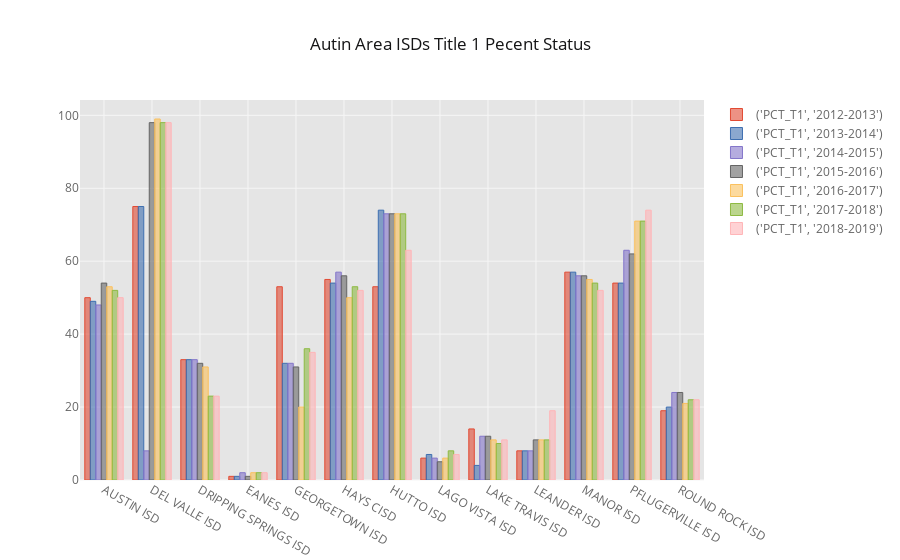

The cell this chart's notebook holds for it:
### Code cell
t1_pct_pivot = t1_pct_plot.pivot(index='DISTRICT NAME', columns='YEAR')
cf.set_config_file(offline=True, world_readable=False, theme='ggplot')
t1_pct_pivot.iplot(kind='bar',title='Autin Area ISDs Title 1 Pecent Status')

### Figure 1 — Plotly figure (JSON) as saved in the notebook; plotly's stock layout.template omitted (floating-point values rounded to 4 significant figures)
{"data": [{"marker": {"color": "rgba(226, 74, 51, 0.6)", "line": {"color": "rgba(226, 74, 51, 1.0)", "width": 1}}, "name": "('PCT_T1', '2012-2013')", "orientation": "v", "text": "", "type": "bar", "uid": "206283a5-f960-4e0c-b486-c4e7adb93df2", "x": ["AUSTIN ISD", "DEL VALLE ISD", "DRIPPING SPRINGS ISD", "EANES ISD", "GEORGETOWN ISD", "HAYS CISD", "HUTTO ISD", "LAGO VISTA ISD", "LAKE TRAVIS ISD", "LEANDER ISD", "MANOR ISD", "PFLUGERVILLE ISD", "ROUND ROCK ISD"], "y": [50, 75, 33, 1, 53, 55, 53, 6, 14, 8, 57, 54, 19]}, {"marker": {"color": "rgba(62, 111, 176, 0.6)", "line": {"color": "rgba(62, 111, 176, 1.0)", "width": 1}}, "name": "('PCT_T1', '2013-2014')", "orientation": "v", "text": "", "type": "bar", "uid": "8e709898-1a20-4696-a952-c5412a02dd7f", "x": ["AUSTIN ISD", "DEL VALLE ISD", "DRIPPING SPRINGS ISD", "EANES ISD", "GEORGETOWN ISD", "HAYS CISD", "HUTTO ISD", "LAGO VISTA ISD", "LAKE TRAVIS ISD", "LEANDER ISD", "MANOR ISD", "PFLUGERVILLE ISD", "ROUND ROCK ISD"], "y": [49, 75, 33, 1, 32, 54, 74, 7, 4, 8, 57, 54, 20]}, {"marker": {"color": "rgba(132, 118, 202, 0.6)", "line": {"color": "rgba(132, 118, 202, 1.0)", "width": 1}}, "name": "('PCT_T1', '2014-2015')", "orientation": "v", "text": "", "type": "bar", "uid": "b7f90756-b3b5-4160-a551-90680345cf0b", "x": ["AUSTIN ISD", "DEL VALLE ISD", "DRIPPING SPRINGS ISD", "EANES ISD", "GEORGETOWN ISD", "HAYS CISD", "HUTTO ISD", "LAGO VISTA ISD", "LAKE TRAVIS ISD", "LEANDER ISD", "MANOR ISD", "PFLUGERVILLE ISD", "ROUND ROCK ISD"], "y": [48, 8, 33, 2, 32, 57, 73, 6, 12, 8, 56, 63, 24]}, {"marker": {"color": "rgba(101, 101, 101, 0.6)", "line": {"color": "rgba(101, 101, 101, 1.0)", "width": 1}}, "name": "('PCT_T1', '2015-2016')", "orientation": "v", "text": "", "type": "bar", "uid": "bf3de151-7687-4fbe-955b-9a020b6e8aee", "x": ["AUSTIN ISD", "DEL VALLE ISD", "DRIPPING SPRINGS ISD", "EANES ISD", "GEORGETOWN ISD", "HAYS CISD", "HUTTO ISD", "LAGO VISTA ISD", "LAKE TRAVIS ISD", "LEANDER ISD", "MANOR ISD", "PFLUGERVILLE ISD", "ROUND ROCK ISD"], "y": [54, 98, 32, 1, 31, 56, 73, 5, 12, 11, 56, 62, 24]}, {"marker": {"color": "rgba(251, 193, 94, 0.6)", "line": {"color": "rgba(251, 193, 94, 1.0)", "width": 1}}, "name": "('PCT_T1', '2016-2017')", "orientation": "v", "text": "", "type": "bar", "uid": "1cc276f5-fa50-44f1-8482-4c60d8840818", "x": ["AUSTIN ISD", "DEL VALLE ISD", "DRIPPING SPRINGS ISD", "EANES ISD", "GEORGETOWN ISD", "HAYS CISD", "HUTTO ISD", "LAGO VISTA ISD", "LAKE TRAVIS ISD", "LEANDER ISD", "MANOR ISD", "PFLUGERVILLE ISD", "ROUND ROCK ISD"], "y": [53, 99, 31, 2, 20, 50, 73, 6, 11, 11, 55, 71, 21]}, {"marker": {"color": "rgba(142, 186, 66, 0.6)", "line": {"color": "rgba(142, 186, 66, 1.0)", "width": 1}}, "name": "('PCT_T1', '2017-2018')", "orientation": "v", "text": "", "type": "bar", "uid": "6c22faa1-a7aa-448f-9a2f-dba663127d7c", "x": ["AUSTIN ISD", "DEL VALLE ISD", "DRIPPING SPRINGS ISD", "EANES ISD", "GEORGETOWN ISD", "HAYS CISD", "HUTTO ISD", "LAGO VISTA ISD", "LAKE TRAVIS ISD", "LEANDER ISD", "MANOR ISD", "PFLUGERVILLE ISD", "ROUND ROCK ISD"], "y": [52, 98, 23, 2, 36, 53, 73, 8, 10, 11, 54, 71, 22]}, {"marker": {"color": "rgba(255, 181, 184, 0.6)", "line": {"color": "rgba(255, 181, 184, 1.0)", "width": 1}}, "name": "('PCT_T1', '2018-2019')", "orientation": "v", "text": "", "type": "bar", "uid": "eec36043-5988-4079-9130-fa611a6bc553", "x": ["AUSTIN ISD", "DEL VALLE ISD", "DRIPPING SPRINGS ISD", "EANES ISD", "GEORGETOWN ISD", "HAYS CISD", "HUTTO ISD", "LAGO VISTA ISD", "LAKE TRAVIS ISD", "LEANDER ISD", "MANOR ISD", "PFLUGERVILLE ISD", "ROUND ROCK ISD"], "y": [50, 98, 23, 2, 35, 52, 63, 7, 11, 19, 52, 74, 22]}], "layout": {"legend": {"bgcolor": "#FFFFFF", "font": {"color": "#666666"}}, "paper_bgcolor": "#FFFFFF", "plot_bgcolor": "#E5E5E5", "title": {"font": {"color": "#151516"}, "text": "Autin Area ISDs Title 1 Pecent Status"}, "xaxis": {"gridcolor": "#F6F6F6", "showgrid": true, "tickfont": {"color": "#666666"}, "title": {"font": {"color": "#666666"}, "text": ""}, "zerolinecolor": "#F6F6F6"}, "yaxis": {"gridcolor": "#F6F6F6", "showgrid": true, "tickfont": {"color": "#666666"}, "title": {"font": {"color": "#666666"}, "text": ""}, "zerolinecolor": "#F6F6F6"}}}
